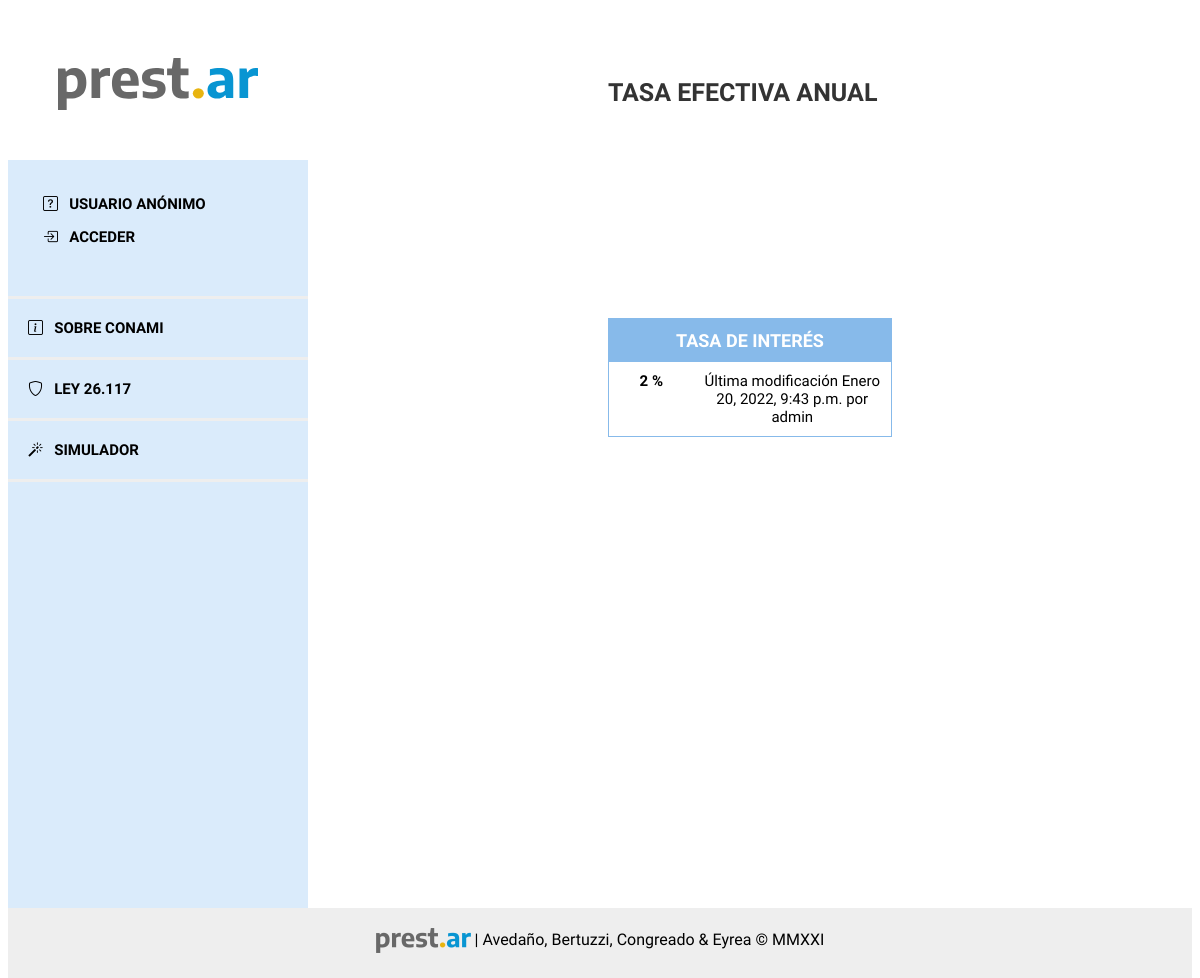
Page /configuracion/tasa/1/ on the committed database.
### prestamos/models.py (models this page shows, shortened)
class TasaInteres(models.Model):
    author = models.ForeignKey(
        settings.AUTH_USER_MODEL, on_delete=models.CASCADE)
    tasa = models.PositiveIntegerField()
    created_date = models.DateTimeField(
        default=timezone.now)

### accounts/models.py (models this page shows, shortened)
class Emprendedor(AbstractUser):
    GENEROS_LISTA = [
        ('F', 'Femenino'),
        ('M', 'Masculino'),
        ('X', 'Otre'),
    ]
    IDENTIDAD_LISTA = [
        ('Mujer cis', 'Mujer'),
        ('Hombre cis', 'Hombre'),
        ('Mujer trans', 'Mujer trans'),
        ('Hombre trans', 'Hombre trans'),
        ('No binarie', 'No binarie'),
        ('No declara', 'Prefiero no decir'),
    ]
    ESTADO_CIVIL = [
        ('Soltero', 'Soltero'),
        ('Casado', 'Casado'),
        ('Divorciado', 'Dovorciado'),
        ('Viudo', 'Viudo'),
        ('Concubinato', 'Concubinato'),
        ('Unión Civil', 'Unión civil'),
    ]
    NIVEL_EDUCATIVO = [
        ('Primario incompleto', 'Primario incompleto'),
        ('Primario Completo', 'Primario completo'),
        ('Primario completo', 'Secundario incompleto'),
        ('Secundario completo', 'Secundario completo'),
        ('Terciario incompleto', 'Terciario incompleto'),
        ('Terciario completo', 'Terciario completo'),
        ('Universitario incompleto', 'Universitario incompleto'),
        ('Universitario completo', 'Universitario completo'),
    ]
    nombre = models.CharField(max_length=200, null=True)
    apellido = models.CharField(max_length=200, null=True)
    genero = models.CharField(max_length=200, choices=GENEROS_LISTA)
    identidad = models.CharField(
        max_length=200, choices=IDENTIDAD_LISTA, blank=True, null=True)
    dni = models.IntegerField(null=True)
    fec_nac = models.DateField(null=True)
    estado_civil = models.CharField(
        max_length=200, choices=ESTADO_CIVIL, null=True)
    telefono = models.IntegerField(null=True)
    celular = models.BooleanField(default=True)
    email = models.CharField(max_length=200, null=True)
    educacion = models.CharField(
        max_length=200, choices=NIVEL_EDUCATIVO, null=True)
    provincia = models.CharField(max_length=20)
    domicilio = models.ForeignKey(
        "prestamos.Domicilio", on_delete=models.CASCADE)
    def __str__(self):
        return self.username

### prestamos/views.py (the view)
# urls.py: path('configuracion/tasa/<int:pk>/', views.tasa_detail, name='tasa_detail'),
def tasa_detail(request, pk):
    tasa = get_object_or_404(TasaInteres, pk=pk)
    return render(request, 'configuracion/tasa_detail.html', {'tasa': tasa})

### prestamos/templates/configuracion/tasa_detail.html (shortened to what this page needs)
{% extends 'base.html' %}
{% block content %}
<header>
	TASA EFECTIVA ANUAL
</header>
<main>
<form target="_self" class="tasa">{% csrf_token %}
			<div class="caja">
        <div class="grid-item titulo mayus">
          <span>TASA DE INTERÉS
          </span>
					</div>
          <div class="grid-item texto" style="text-align:center">{{ tasa.tasa }} %</div>
          <div class="grid-item" style="text-align:center">Última modificación {{ tasa.created_date }} por {{ tasa.author }}</div>
			</div>
	</form>
</main>
{% endblock %}

### static/css/prestamos.css (style rules this page uses)
html { height: 100%; }
body { min-height: 100%; font-family: "Nunito Sans", sans-serif; display: grid; grid-template: "menu header" "menu main" "menu main" "footer footer" / 300px 1fr; }
header { grid-area: header; font-size: 40px; padding: 70px; text-align: center; }
main { grid-area: main; padding-bottom: 150px; padding-left: 100px; padding-right: 300px; }
form { margin-bottom: 100px; }
.caja { display: grid; grid-template-columns: 30% 70%; border: 1px solid #87baea; }
.grid-item { padding: 10px; border-top: 1px solid #87baea; display: grid; align-items: left; }
.titulo { text-align: center; font-size: 20px; font-weight: bold; color: white; background-color: #87baea; grid-column-start: 1; grid-column-end: 3; }
.texto { font-size: 15px; font-weight: bold; }

### static/css/style.css (style rules this page uses)
html { height: 100%; }
body { min-height: 100%; font-family: "Nunito Sans", sans-serif !important; display: grid; grid-template: "menu header" "menu main" "menu main" "footer footer" / 300px 1fr; }
header { grid-area: header; font-size: 25px; padding: 70px 70px 50px 300px; text-align: left; font-weight: 900; color: #333; }
main { grid-area: main; padding-bottom: 50px; padding-left: 300px; padding-right: 300px; }
.caja { margin-bottom: 50px; display: grid; grid-template-columns: 30% 70%; border: 1px solid #87baea; }
.grid-item { padding: 10px; border-top: 1px solid #87baea; display: grid; align-items: left; font-size: 15px; }
.titulo { text-align: center; font-size: 18px; font-weight: bold; color: white; background-color: #87baea; grid-column-start: 1; grid-column-end: 3; }
.texto { font-size: 15px; font-weight: bold; }
.mayus { text-transform: uppercase; }
html, body { font-family: Arial, Helvetica, sans-serif; }

### rows in the picture
TasaInteres: tasa "2", created_date "Enero 20, 2022, 9:43 p.m.", author "admin"
